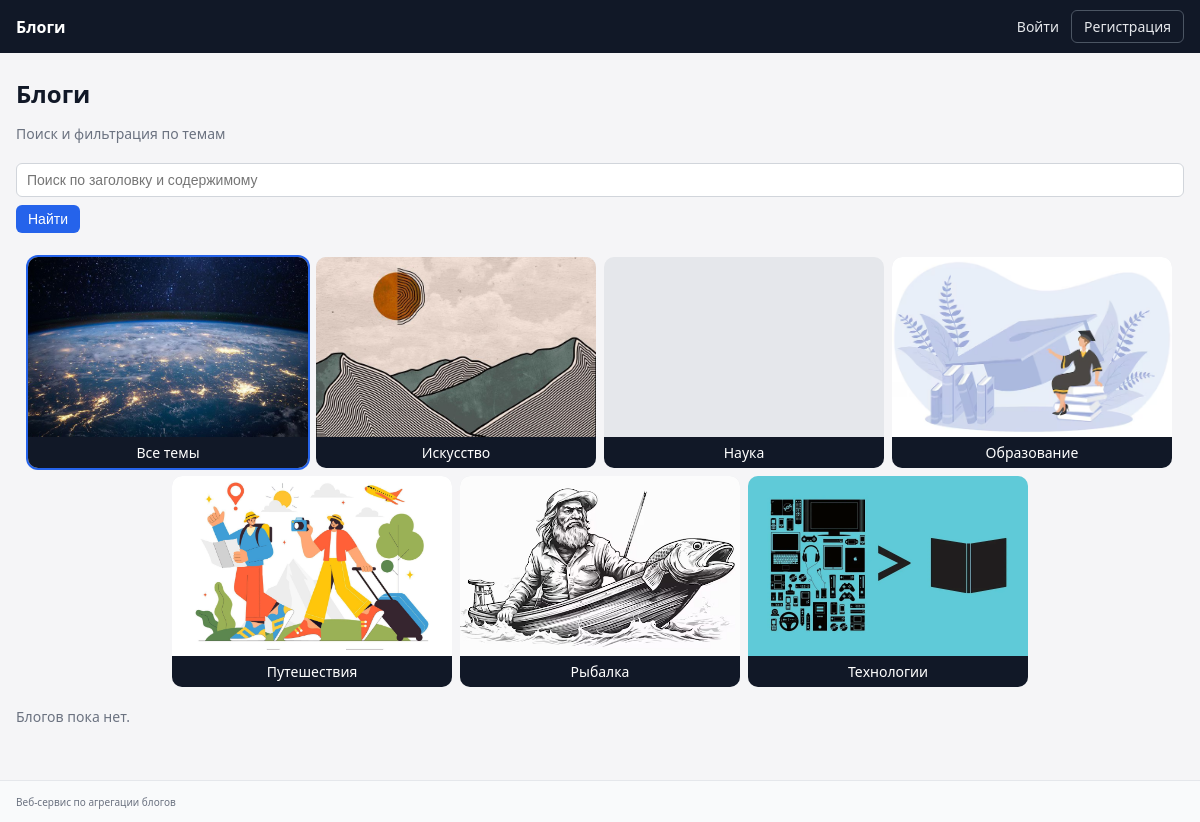
The page / on the database its author committed.
### tables this page shows
CREATE TABLE IF NOT EXISTS categories (
    id INT AUTO_INCREMENT PRIMARY KEY,
    name VARCHAR(100) NOT NULL UNIQUE,
    image_path VARCHAR(255) DEFAULT NULL
);

### app/core/Controller.php (called while the page is built, shortened)
<?php
class Controller
{
    protected function render(string $view, array $params = []): void
    {
        include __DIR__ . '/../views/layout.php';
    }
}

### app/controllers/BlogController.php (called while the page is built, shortened)
<?php
class BlogController extends Controller
{
    public function index(): void
    {
        $search = isset($_GET['q']) ? trim($_GET['q']) : null;
        $categoryId = isset($_GET['category']) ? (int)$_GET['category'] : null;
        $blogModel = new Blog();
        $categoryModel = new Category();
        $blogs = $blogModel->all($search, $categoryId);
        $categories = $categoryModel->all();
        $this->render('blog/index', [
            'blogs' => $blogs,
            'categories' => $categories,
            'search' => $search,
            'categoryId' => $categoryId,
        ]);
    }
}

### app/core/Bootstrap.php (called while the page is built, shortened)
<?php
class Bootstrap
{
    public function run(): void
    {
        $actionName = $_GET['action'] ?? 'index';
        $controller = new $controllerClass();
        $controller->$actionName();
    }
}

### public/index.php (called while the page is built, shortened)
<?php
spl_autoload_register(function (string $class): void {
    $prefix = 'App\\';
    $baseDir = __DIR__ . '/../app/';
    $len = strlen($prefix);
    $relativeClass = substr($class, $len);
    $file = $baseDir . str_replace('\\', '/', $relativeClass) . '.php';
});
$bootstrap = new Bootstrap();
$bootstrap->run();

### app/core/Auth.php (called while the page is built, shortened)
<?php
class Auth
{
    public static function check(): bool
    {
        return isset($_SESSION['user']);
    }
}

### app/core/Database.php (called while the page is built, shortened)
<?php
class Database
{
    private static ?PDO $instance = null;
    public static function getInstance(): PDO
    {
        if (self::$instance === null) {
            $host = getenv('DB_HOST') ?: 'db';
            $db   = getenv('DB_NAME') ?: 'blog_aggregator';
            $user = getenv('DB_USER') ?: 'blog_user';
            $pass = getenv('DB_PASSWORD') ?: 'blog_password';
            $dsn = "mysql:host=$host;dbname=$db;charset=utf8mb4";
            try {
                self::$instance = new PDO($dsn, $user, $pass, [
                    PDO::ATTR_ERRMODE => PDO::ERRMODE_EXCEPTION,
                    PDO::ATTR_DEFAULT_FETCH_MODE => PDO::FETCH_ASSOC,
                ]);
            } catch (PDOException $e) {
                die('Database connection error: ' . $e->getMessage());
            }
        }
        return self::$instance;
    }
}

### app/models/Category.php (called while the page is built, shortened)
<?php
class Category
{
    private PDO $db;
    public function __construct()
    {
        $this->db = Database::getInstance();
    }
    public function all(): array
    {
        $stmt = $this->db->query('SELECT * FROM categories ORDER BY name');
        return $stmt->fetchAll();
    }
}

### app/views/blog/index.php (the view, shortened to what this page needs)
<section class="page-header">
    <h1>Блоги</h1>
    <p class="muted">Поиск и фильтрация по темам</p>
</section>
<form method="get" class="filters">
    <input type="text" name="q" placeholder="Поиск по заголовку и содержимому" value="<?= htmlspecialchars($search ?? '') ?>">
    <button type="submit" class="btn">Найти</button>
</form>
<div class="category-cards">
    <a href="/?controller=blog&action=index" class="category-card <?= empty($categoryId) ? 'active' : '' ?>">
        <div class="category-card-image category-card-image-default"></div>
        <div class="category-card-footer">Все темы</div>
    </a>
    <?php foreach ($categories as $category): ?>
        <?php
        $imagePath = $category['image_path'] ?? null;
        $safePath = $imagePath ? htmlspecialchars($imagePath, ENT_QUOTES) : null;
        $bgUrl = $safePath ? ' style="background-image: url(\'' . $safePath . '\');"' : '';
        ?>
        <a href="/?controller=blog&action=index&category=<?= (int)$category['id'] ?>"
           class="category-card <?= isset($categoryId) && $categoryId == $category['id'] ? 'active' : '' ?>">
            <div class="category-card-image<?= $imagePath ? '' : ' category-card-image-default' ?>"<?= $bgUrl ?>></div>
            <div class="category-card-footer">
                <?= htmlspecialchars($category['name']) ?>
            </div>
        </a>
    <?php endforeach; ?>
</div>
<?php if (empty($blogs)): ?>
    <p class="muted">Блогов пока нет.</p>
<?php endif; ?>

### app/views/layout.php (shortened to what this page needs)
<!DOCTYPE html>
<html lang="ru">
<head>
    <link rel="stylesheet" href="/css/style.css">
</head>
<body>
<header class="topbar">
    <div class="container topbar-inner">
        <a href="/?controller=blog&action=index" class="logo">Блоги</a>
        <nav class="nav">
            <?php if (Auth::check()): ?>
                <a href="/?controller=blog&action=author&user_id=<?= (int)Auth::user()['id'] ?>" class="nav-user">Привет, <?= htmlspecialchars(Auth::user()['name']) ?></a>
                <a href="/?controller=blog&action=create" class="btn">Новый пост</a>
                <a href="/?controller=auth&action=logout" class="link">Выйти</a>
            <?php else: ?>
                <a href="/?controller=auth&action=login" class="link">Войти</a>
                <a href="/?controller=auth&action=register" class="btn btn-outline">Регистрация</a>
            <?php endif; ?>
        </nav>
    </div>
</header>
<main class="container">
    <?php include $viewFile; ?>
</main>
<footer class="footer">
    <div class="container">
        <small>Веб-сервис по агрегации блогов</small>
    </div>
</footer>
</body>
</html>

### public/css/style.css (style rules this page uses)
*, *::before, *::after { box-sizing: border-box; }
body { margin: 0; font-family: system-ui, -apple-system, BlinkMacSystemFont, "Segoe UI", sans-serif; background: #f5f5f7; color: #111827; }
.container { max-width: 1200px; margin: 0 auto; padding: 0 16px; }
.topbar { background: #111827; color: #fff; padding: 10px 0; }
.topbar-inner { display: flex; align-items: center; justify-content: space-between; }
.logo { font-weight: 700; color: #fff; text-decoration: none; }
.nav { display: flex; align-items: center; gap: 12px; }
.btn, .btn-outline, .btn-danger, .btn-small { display: inline-flex; align-items: center; justify-content: center; padding: 6px 12px; border-radius: 6px; border: none; cursor: pointer; font-size: 14px; text-decoration: none; }
.btn { background: #2563eb; color: #fff; }
.btn-outline { background: transparent; color: #e5e7eb; border: 1px solid #4b5563; }
.link { color: #e5e7eb; text-decoration: none; font-size: 14px; }
main.container { padding: 24px 16px 40px; }
.page-header h1 { margin: 0 0 4px; }
.muted { color: #6b7280; font-size: 14px; }
.filters { margin: 16px 0 24px; display: flex; gap: 8px; flex-wrap: wrap; }
.category-cards { display: flex; flex-wrap: wrap; gap: 8px; margin-bottom: 20px; justify-content: center; }
.category-card { display: flex; flex-direction: column; width: 280px; border-radius: 10px; overflow: hidden; background: #e5e7eb; color: #111827; text-decoration: none; font-size: 14px; transition: transform 0.1s ease, box-shadow 0.1s ease; }
.category-card.active { box-shadow: 0 0 0 2px #2563eb; }
.category-card-image { width: 100%; height: 180px; background-size: cover; background-position: center; background-repeat: no-repeat; }
.category-card-image-default { background-image: url('all.jpg'); background-size: cover; background-position: center; }
.category-card-footer { padding: 6px 8px; background: #111827; color: #fff; text-align: center; font-weight: 500; }
input[type="text"], input[type="email"], input[type="password"], select, textarea { width: 100%; padding: 8px 10px; border-radius: 6px; border: 1px solid #d1d5db; font-size: 14px; margin-top: 4px; }
.footer { border-top: 1px solid #e5e7eb; padding: 12px 0; font-size: 12px; color: #6b7280; background: #f9fafb; }

### rows shown on the page
categories: image_path (picture), name "Искусство"
categories: name "Наука"
categories: image_path (picture), name "Образование"
categories: image_path (picture), name "Путешествия"
categories: image_path (picture), name "Рыбалка"
categories: image_path (picture), name "Технологии"
